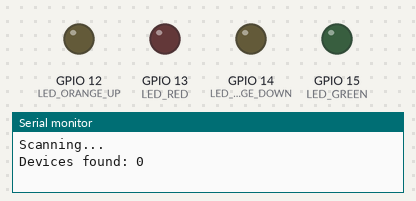
This sketch was run on a simulated ESP32. Shown: output pins drawn as LEDs (lit = HIGH), the last lines printed to the serial monitor. Nothing arrives over Bluetooth unless stated.

Above: at 5.0 s.
At 34.5 s:
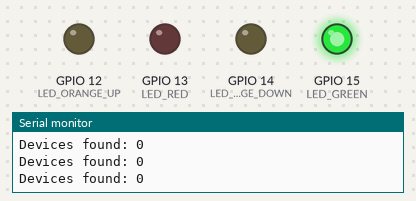
Timing chart, 0 to 41.6 s (numbered marks = the images above):
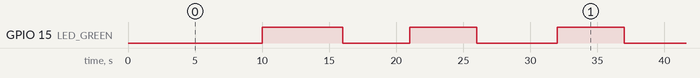

The sketch:

BEACON_SIMPLE_SCAN.ino
```cpp
#include <BLEDevice.h>
#include <BLEUtils.h>
#include <BLEScan.h>
#include <BLEAdvertisedDevice.h>
#include <BLEAddress.h>
#include <BLEUUID.h>

#define LED_GREEN 15
#define LED_RED 13
#define LED_ORANGE_UP 12
#define LED_ORANGE_DOWN 14

int scanTime = 2; //In seconds
BLEScan* pBLEScan;
bool match;
unsigned long schedule = 0;
long timerMatch = 0;
long timerScan = 0;
class MyAdvertisedDeviceCallbacks: public BLEAdvertisedDeviceCallbacks {
    void onResult(BLEAdvertisedDevice advertisedDevice) {
      //Serial.printf("Advertised Device: %s ", advertisedDevice.toString().c_str());
      int rssi = advertisedDevice.getRSSI();
      if (advertisedDevice.haveServiceUUID()) {
        //Serial.printf("Name -> %s", advertisedDevice.getServiceUUID().toString().c_str());
      }
      //Serial.printf(", rssi -> %i \n", rssi); advertisedDevice.getName()
      const char * macAdress = advertisedDevice.getAddress().toString().c_str();
      char * knownAdress = "c4:64:e3:f9:35:b3";
      Serial.printf("Adress: %s // RSSI: %d \n\n", macAdress, advertisedDevice.getRSSI());
      //Serial.printf("Searching for: %s \n", knownAdress);
      int val = 0;
      for (int i = 0; i < 10; i++ ) {
        if (knownAdress[i] == macAdress[i]) {
          val++;
        }
      }
      if (val > 8) {
        match = true;
        timerMatch = millis();
        digitalWrite(LED_ORANGE_UP, HIGH);
        digitalWrite(LED_ORANGE_DOWN, HIGH);
      }
    }

};

void setup() {
  Serial.begin(115200);
  Serial.println("Scanning...");
  pinMode(12, OUTPUT);
  pinMode(13, OUTPUT);
  pinMode(14, OUTPUT);
  pinMode(15, OUTPUT);
  digitalWrite(LED_RED, HIGH);
  BLEDevice::init("");
  pBLEScan = BLEDevice::getScan(); //create new scan
  pBLEScan->setAdvertisedDeviceCallbacks(new MyAdvertisedDeviceCallbacks());
  pBLEScan->setActiveScan(true); //active scan uses more power, but get results faster
  pBLEScan->setInterval(100);
  pBLEScan->setWindow(99);  // less or equal setInterval value
  timerScan = millis();
  schedule = millis();
  digitalWrite(LED_RED, LOW);
}

void loop() {

  if (millis() - schedule > 2000) {
    BLEScanResults foundDevices = pBLEScan->start(scanTime, false);
    Serial.print("Devices found: ");
    Serial.println(foundDevices.getCount());
    pBLEScan->clearResults();   // delete results fromBLEScan buffer to release memory
    schedule = millis();
  }
  if (match && millis() - timerMatch >= 2000) {
    match = false;
    timerMatch = millis();
    digitalWrite(LED_ORANGE_UP, LOW);
    digitalWrite(LED_ORANGE_DOWN, LOW);
  }
  if (millis() - timerScan >= 5000) {
    static bool ledBlink;
    timerScan = millis();
    if (ledBlink) {
      digitalWrite(LED_GREEN, HIGH);
    } else {
      digitalWrite(LED_GREEN, LOW);
    }
    ledBlink = !ledBlink;
  }
}
```

Measured:
- by itself, GPIO 15 (LED_GREEN): repeats every 32.0 s: LOW 5.0 s, HIGH 5.0 s, LOW 6.0 s, HIGH 5.0 s, LOW 5.0 s, HIGH 6.0 s
- by itself, everything shown: repeats every 32.0 s, in 6 steps
